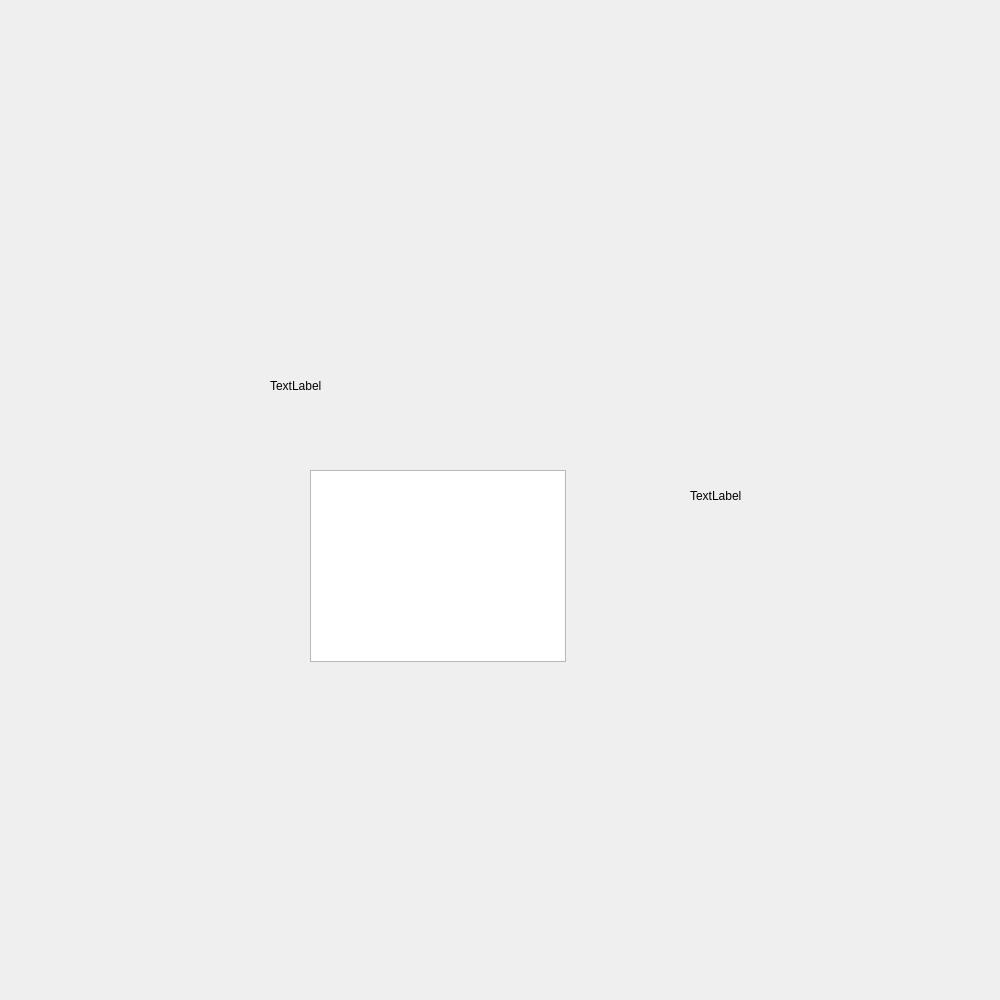
<?xml version="1.0" encoding="UTF-8"?>
<ui version="4.0">
 <class>Form</class>
 <widget class="QWidget" name="Form">
  <property name="geometry">
   <rect>
    <x>0</x>
    <y>0</y>
    <width>1000</width>
    <height>1000</height>
   </rect>
  </property>
  <property name="sizePolicy">
   <sizepolicy hsizetype="Minimum" vsizetype="Minimum">
    <horstretch>0</horstretch>
    <verstretch>0</verstretch>
   </sizepolicy>
  </property>
  <property name="minimumSize">
   <size>
    <width>1000</width>
    <height>1000</height>
   </size>
  </property>
  <property name="windowTitle">
   <string>Form</string>
  </property>
  <property name="autoFillBackground">
   <bool>false</bool>
  </property>
  <widget class="QLabel" name="label">
   <property name="geometry">
    <rect>
     <x>270</x>
     <y>380</y>
     <width>54</width>
     <height>12</height>
    </rect>
   </property>
   <property name="text">
    <string>TextLabel</string>
   </property>
  </widget>
  <widget class="QLabel" name="label_2">
   <property name="geometry">
    <rect>
     <x>690</x>
     <y>490</y>
     <width>54</width>
     <height>12</height>
    </rect>
   </property>
   <property name="text">
    <string>TextLabel</string>
   </property>
  </widget>
  <widget class="QTextBrowser" name="textBrowser">
   <property name="geometry">
    <rect>
     <x>310</x>
     <y>470</y>
     <width>256</width>
     <height>192</height>
    </rect>
   </property>
  </widget>
 </widget>
 <resources/>
 <connections/>
</ui>
